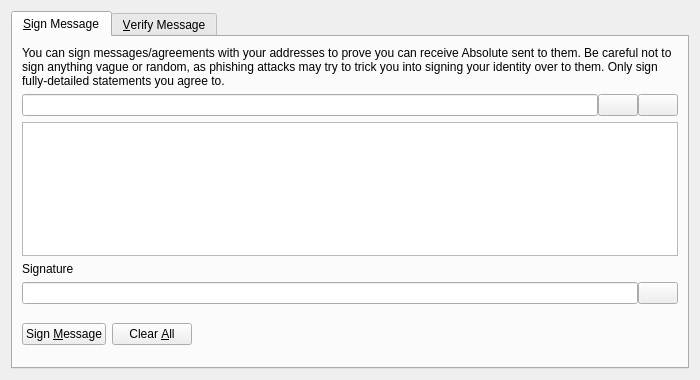
<?xml version="1.0" encoding="UTF-8"?>
<ui version="4.0">
 <class>SignVerifyMessageDialog</class>
 <widget class="QDialog" name="SignVerifyMessageDialog">
  <property name="geometry">
   <rect>
    <x>0</x>
    <y>0</y>
    <width>700</width>
    <height>380</height>
   </rect>
  </property>
  <property name="windowTitle">
   <string>Signatures - Sign / Verify a Message</string>
  </property>
  <property name="modal">
   <bool>true</bool>
  </property>
  <layout class="QVBoxLayout" name="verticalLayout">
   <item>
    <widget class="QTabWidget" name="tabWidget">
     <property name="currentIndex">
      <number>0</number>
     </property>
     <widget class="QWidget" name="tabSignMessage">
      <attribute name="title">
       <string>&amp;Sign Message</string>
      </attribute>
      <layout class="QVBoxLayout" name="verticalLayout_SM">
       <item>
        <widget class="QLabel" name="infoLabel_SM">
         <property name="text">
          <string>You can sign messages/agreements with your addresses to prove you can receive Absolute sent to them. Be careful not to sign anything vague or random, as phishing attacks may try to trick you into signing your identity over to them. Only sign fully-detailed statements you agree to.</string>
         </property>
         <property name="textFormat">
          <enum>Qt::PlainText</enum>
         </property>
         <property name="wordWrap">
          <bool>true</bool>
         </property>
        </widget>
       </item>
       <item>
        <layout class="QHBoxLayout" name="horizontalLayout_1_SM">
         <property name="spacing">
          <number>0</number>
         </property>
         <item>
          <widget class="QValidatedLineEdit" name="addressIn_SM">
           <property name="toolTip">
            <string>The Absolute address to sign the message with</string>
           </property>
          </widget>
         </item>
         <item>
          <widget class="QPushButton" name="addressBookButton_SM">
           <property name="toolTip">
            <string>Choose previously used address</string>
           </property>
           <property name="text">
            <string/>
           </property>
           <property name="shortcut">
            <string>Alt+A</string>
           </property>
           <property name="autoDefault">
            <bool>false</bool>
           </property>
          </widget>
         </item>
         <item>
          <widget class="QPushButton" name="pasteButton_SM">
           <property name="toolTip">
            <string>Paste address from clipboard</string>
           </property>
           <property name="text">
            <string/>
           </property>
           <property name="shortcut">
            <string>Alt+P</string>
           </property>
           <property name="autoDefault">
            <bool>false</bool>
           </property>
          </widget>
         </item>
        </layout>
       </item>
       <item>
        <widget class="QPlainTextEdit" name="messageIn_SM">
         <property name="toolTip">
          <string>Enter the message you want to sign here</string>
         </property>
        </widget>
       </item>
       <item>
        <widget class="QLabel" name="signatureLabel_SM">
         <property name="text">
          <string>Signature</string>
         </property>
         <property name="textFormat">
          <enum>Qt::PlainText</enum>
         </property>
        </widget>
       </item>
       <item>
        <layout class="QHBoxLayout" name="horizontalLayout_2_SM">
         <property name="spacing">
          <number>0</number>
         </property>
         <item>
          <widget class="QLineEdit" name="signatureOut_SM">
           <property name="font">
            <font>
             <italic>true</italic>
            </font>
           </property>
           <property name="readOnly">
            <bool>true</bool>
           </property>
          </widget>
         </item>
         <item>
          <widget class="QPushButton" name="copySignatureButton_SM">
           <property name="toolTip">
            <string>Copy the current signature to the system clipboard</string>
           </property>
           <property name="text">
            <string/>
           </property>
           <property name="autoDefault">
            <bool>false</bool>
           </property>
          </widget>
         </item>
        </layout>
       </item>
       <item>
        <layout class="QHBoxLayout" name="horizontalLayout_3_SM">
         <item>
          <widget class="QPushButton" name="signMessageButton_SM">
           <property name="toolTip">
            <string>Sign the message to prove you own this Absolute address</string>
           </property>
           <property name="text">
            <string>Sign &amp;Message</string>
           </property>
           <property name="autoDefault">
            <bool>false</bool>
           </property>
          </widget>
         </item>
         <item>
          <widget class="QPushButton" name="clearButton_SM">
           <property name="toolTip">
            <string>Reset all sign message fields</string>
           </property>
           <property name="text">
            <string>Clear &amp;All</string>
           </property>
           <property name="autoDefault">
            <bool>false</bool>
           </property>
          </widget>
         </item>
         <item>
          <spacer name="horizontalSpacer_1_SM">
           <property name="orientation">
            <enum>Qt::Horizontal</enum>
           </property>
           <property name="sizeHint" stdset="0">
            <size>
             <width>40</width>
             <height>48</height>
            </size>
           </property>
          </spacer>
         </item>
         <item>
          <widget class="QLabel" name="statusLabel_SM">
           <property name="font">
            <font>
             <weight>75</weight>
             <bold>true</bold>
            </font>
           </property>
           <property name="text">
            <string/>
           </property>
           <property name="wordWrap">
            <bool>true</bool>
           </property>
          </widget>
         </item>
         <item>
          <spacer name="horizontalSpacer_2_SM">
           <property name="orientation">
            <enum>Qt::Horizontal</enum>
           </property>
           <property name="sizeHint" stdset="0">
            <size>
             <width>40</width>
             <height>48</height>
            </size>
           </property>
          </spacer>
         </item>
        </layout>
       </item>
      </layout>
     </widget>
     <widget class="QWidget" name="tabVerifyMessage">
      <attribute name="title">
       <string>&amp;Verify Message</string>
      </attribute>
      <layout class="QVBoxLayout" name="verticalLayout_VM">
       <item>
        <widget class="QLabel" name="infoLabel_VM">
         <property name="text">
          <string>Enter the receiver's address, message (ensure you copy line breaks, spaces, tabs, etc. exactly) and signature below to verify the message. Be careful not to read more into the signature than what is in the signed message itself, to avoid being tricked by a man-in-the-middle attack. Note that this only proves the signing party receives with the address, it cannot prove sendership of any transaction!</string>
         </property>
         <property name="textFormat">
          <enum>Qt::PlainText</enum>
         </property>
         <property name="alignment">
          <set>Qt::AlignLeading|Qt::AlignLeft|Qt::AlignTop</set>
         </property>
         <property name="wordWrap">
          <bool>true</bool>
         </property>
        </widget>
       </item>
       <item>
        <layout class="QHBoxLayout" name="horizontalLayout_1_VM">
         <property name="spacing">
          <number>0</number>
         </property>
         <item>
          <widget class="QValidatedLineEdit" name="addressIn_VM">
           <property name="toolTip">
            <string>The Absolute address the message was signed with</string>
           </property>
          </widget>
         </item>
         <item>
          <widget class="QPushButton" name="addressBookButton_VM">
           <property name="toolTip">
            <string>Choose previously used address</string>
           </property>
           <property name="text">
            <string/>
           </property>
           <property name="shortcut">
            <string>Alt+A</string>
           </property>
           <property name="autoDefault">
            <bool>false</bool>
           </property>
          </widget>
         </item>
        </layout>
       </item>
       <item>
        <widget class="QPlainTextEdit" name="messageIn_VM"/>
       </item>
       <item>
        <widget class="QValidatedLineEdit" name="signatureIn_VM"/>
       </item>
       <item>
        <layout class="QHBoxLayout" name="horizontalLayout_2_VM">
         <item>
          <widget class="QPushButton" name="verifyMessageButton_VM">
           <property name="toolTip">
            <string>Verify the message to ensure it was signed with the specified Absolute address</string>
           </property>
           <property name="text">
            <string>Verify &amp;Message</string>
           </property>
           <property name="autoDefault">
            <bool>false</bool>
           </property>
          </widget>
         </item>
         <item>
          <widget class="QPushButton" name="clearButton_VM">
           <property name="toolTip">
            <string>Reset all verify message fields</string>
           </property>
           <property name="text">
            <string>Clear &amp;All</string>
           </property>
           <property name="autoDefault">
            <bool>false</bool>
           </property>
          </widget>
         </item>
         <item>
          <spacer name="horizontalSpacer_1_VM">
           <property name="orientation">
            <enum>Qt::Horizontal</enum>
           </property>
           <property name="sizeHint" stdset="0">
            <size>
             <width>40</width>
             <height>48</height>
            </size>
           </property>
          </spacer>
         </item>
         <item>
          <widget class="QLabel" name="statusLabel_VM">
           <property name="font">
            <font>
             <weight>75</weight>
             <bold>true</bold>
            </font>
           </property>
           <property name="text">
            <string/>
           </property>
           <property name="wordWrap">
            <bool>true</bool>
           </property>
          </widget>
         </item>
         <item>
          <spacer name="horizontalSpacer_2_VM">
           <property name="orientation">
            <enum>Qt::Horizontal</enum>
           </property>
           <property name="sizeHint" stdset="0">
            <size>
             <width>40</width>
             <height>48</height>
            </size>
           </property>
          </spacer>
         </item>
        </layout>
       </item>
      </layout>
     </widget>
    </widget>
   </item>
  </layout>
 </widget>
 <customwidgets>
  <customwidget>
   <class>QValidatedLineEdit</class>
   <extends>QLineEdit</extends>
   <header>qvalidatedlineedit.h</header>
  </customwidget>
 </customwidgets>
 <resources>
  <include location="../absolute.qrc"/>
 </resources>
 <connections/>
</ui>
